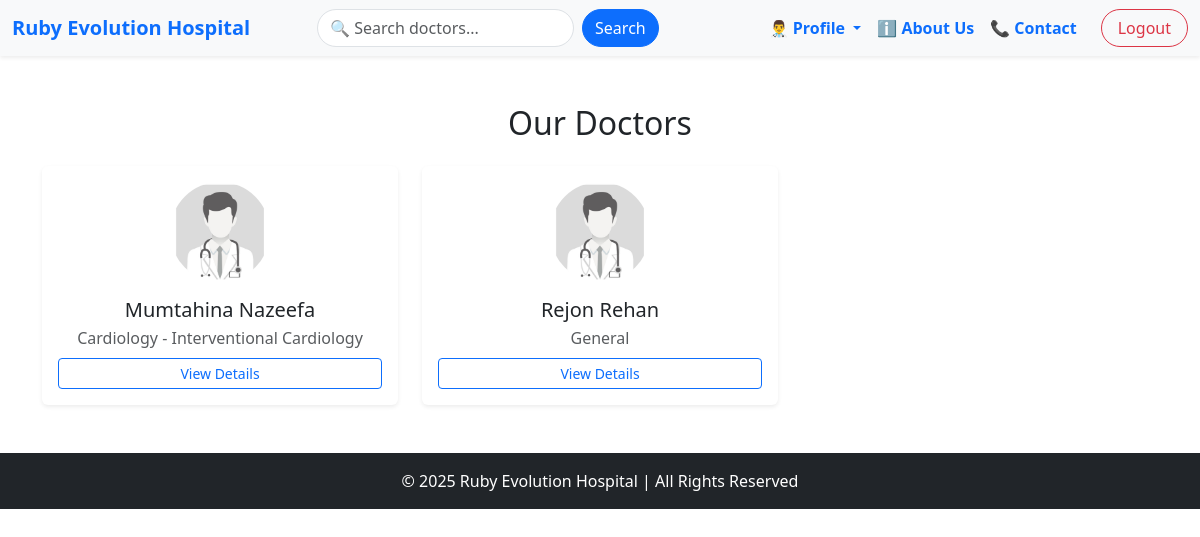
The app's page /accounts/doctors/ (signed in) with its own data.
### accounts/models.py (models this page shows, shortened)
class DoctorProfile(models.Model):
    DEPARTMENT_CHOICES = [
        ('Cardiology', 'Cardiology'),
        ('Neurology', 'Neurology'),
        ('Orthopedics', 'Orthopedics'),
        ('Pediatrics', 'Pediatrics'),
        ('General', 'General'),
        ('Dermatology', 'Dermatology'),
        ('Gynecology', 'Gynecology'),
    ]
    user = models.OneToOneField(CustomUser, on_delete=models.CASCADE,related_name='doctor')
    profile_picture = models.ImageField(upload_to='doctor_profiles/', null=True, blank=True)
    contact_number = models.CharField(max_length=15, null=True, blank=True)
    department = models.CharField(max_length=50, choices=DEPARTMENT_CHOICES, default='General')
    specialization = models.CharField(max_length=100, null=True, blank=True)
    qualification = models.CharField(max_length=200, null=True, blank=True)
    bio = models.TextField(null=True,blank=True)
    experience = models.PositiveIntegerField(default=0)
    consultation_fee = models.DecimalField(max_digits=8, decimal_places=2, default=0.00)
    availability_status = models.BooleanField(default=True)

class CustomUser(AbstractUser):
    ROLE_CHOICES = (
        ('admin', 'Admin'),
        ('doctor', 'Doctor'),
        ('patient', 'Patient'),
        ('staff', 'Staff'),
    )
    CURRENT_STATUS = [
        ('apporved','Approved'),
        ('panding','Panding'),
        ('cancel','Cancel'),
    ]
    first_name = models.CharField(max_length=50,null=True)
    last_name = models.CharField(max_length=50,null=True)
    role = models.CharField(choices=ROLE_CHOICES, max_length=50,null=True, blank=True)
    current_status = models.CharField(choices=CURRENT_STATUS, max_length=50,default='panding')

### accounts/views.py (the view)
# urls.py: path('doctors/', DoctorListView.as_view(), name='doctorList'),
class DoctorListView(LoginRequiredMixin,View):
    def get(self, request):
        doctors = DoctorProfile.objects.filter(user__current_status='apporved')
        return render(request,'doctor/doctorList.html',{'doctors':doctors})

### accounts/templates/doctor/doctorList.html (shortened to what this page needs)
{% extends 'base.html' %}
{% load static %}
{% block content %}
<div class="container my-5">
    <h2 class="mb-4 text-center">Our Doctors</h2>
    <div class="row row-cols-1 row-cols-md-2 row-cols-lg-3 g-4">
        {% for doctor in doctors %}
        <div class="col">
            <div class="card text-center h-100 shadow-sm border-0 p-3 doctor-card">
                {% if doctor.profile_picture %}
                    <img src="{{ doctor.profile_picture.url }}" class="rounded-circle mx-auto d-block mb-3" alt="{{ doctor.user.first_name }}" style="width:100px; height:100px; object-fit:cover;">
                {% else %}
                    <img src="{% static 'images/default_doctor.jpg' %}" class="rounded-circle mx-auto d-block mb-3" alt="Default Profile" style="width:100px; height:100px; object-fit:cover;">
                {% endif %}
                <h5 class="card-title mb-1">{{ doctor.user.first_name }} {{ doctor.user.last_name }}</h5>
                <p class="text-muted mb-2">{{ doctor.department }}{% if doctor.specialization %} - {{ doctor.specialization }}{% endif %}</p>
                <a href="{% url 'doctorDetail' doctor.id %}" class="btn btn-outline-primary btn-sm">View Details</a>
            </div>
        </div>
        {% empty %}
            <div class="col-12 text-center">
                <p class="text-danger">No doctors available.</p>
            </div>
        {% endfor %}
    </div>
</div>
{% endblock %}

### accounts/templates/doctor/doctorList.html (style rules this page uses)
.doctor-card { transition: transform 0.3s, box-shadow 0.3s; }

### records on screen
DoctorProfile: user.first_name "Mumtahina", user.last_name "Nazeefa", department "Cardiology", specialization "Interventional Cardiology"
DoctorProfile: user.first_name "Rejon", user.last_name "Rehan", department "General"
